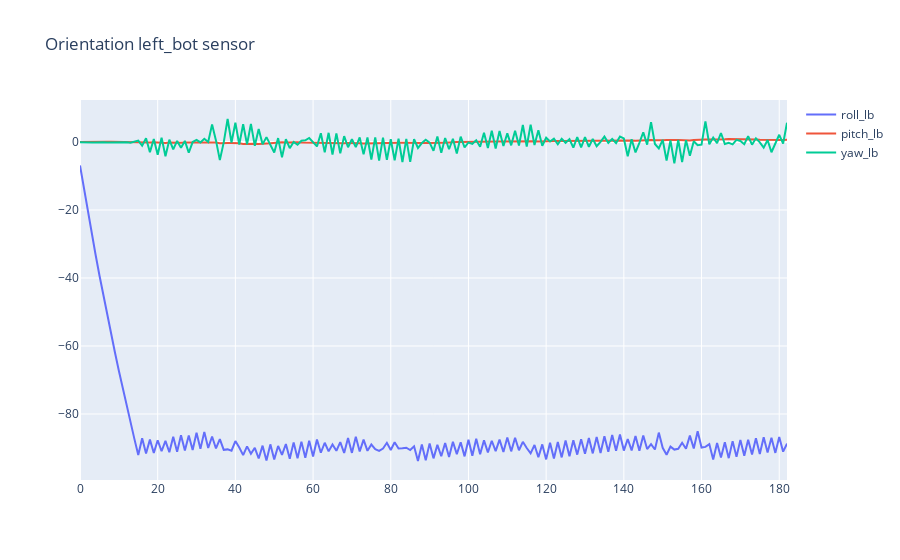

Notebook code for this chart:
### Code cell
test_plot = pd.read_csv('D:/Thesis/dataset/lifting_orientation_0_0.csv')

def preprocessing_dataset(dataset):
    df = dataset.drop(columns = "Unnamed: 0")
    df.columns = ["roll_bt","pitch_bt","yaw_bt",
                  "roll_bb","pitch_bb","yaw_bb",
                  "roll_lt","pitch_lt","yaw_lt",
                  "roll_lb","pitch_lb","yaw_lb",
                  "roll_rt","pitch_rt","yaw_rt",
                  "roll_rb","pitch_rb","yaw_rb"
                 ]
    return df
test_plot_1 = preprocessing_dataset(test_plot)

orientation_lb_test= test_plot_1[["roll_lb","pitch_lb","yaw_lb"]]
show_plot(orientation_lb_test,'Orientation left_bot sensor')


# plt.figure
# plt.plot(orientation_lb_test.index, orientation_lb_test["roll_lb"], 'b', alpha=0.75)
# plt.plot(orientation_lb_test.index, frame['pitch'], 'r', orientation_lb_test.index,  orientation_lb_test["yaw_lb"], 'g')
# plt.legend(('roll', 'pitch', 'yaw'), loc='best')
# plt.grid(True)
# plt.show()

### Figure 1 — Plotly figure (JSON) as saved in the notebook; plotly's stock layout.template omitted (floating-point values rounded to 4 significant figures; data arrays with more than 128 entries replaced by an {"elided": "..."} marker saying what was removed)
{"data": [{"name": "roll_lb", "type": "scatter", "x": {"elided": "183 int values"}, "y": {"elided": "183 float values"}}, {"name": "pitch_lb", "type": "scatter", "x": {"elided": "183 int values"}, "y": {"elided": "183 float values"}}, {"name": "yaw_lb", "type": "scatter", "x": {"elided": "183 int values"}, "y": {"elided": "183 float values"}}], "layout": {"title": {"text": "Orientation left_bot sensor"}}}
